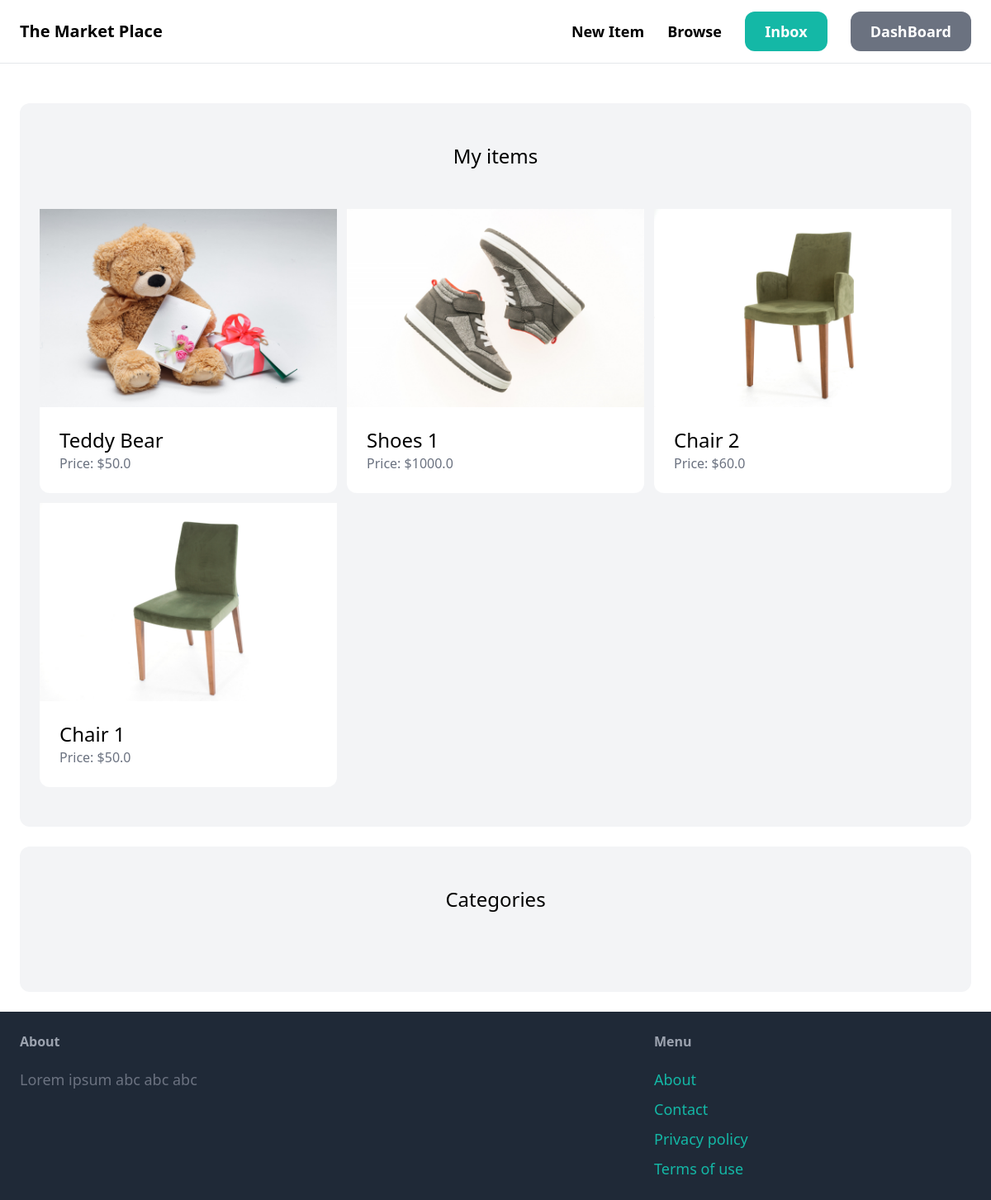
The page /dashboard/ (signed in) on the database its author committed.
### items/models.py (models this page shows, shortened)
class Item(models.Model):
    category =models.ForeignKey(Category,related_name='items',on_delete=models.CASCADE)
    name = models.CharField(max_length=255)
    description = models.TextField(blank=True,null=True)
    price=models.FloatField()
    image=models.ImageField(upload_to='item_images',blank=True,null=True)
    is_sold=models.BooleanField(default=False)
    created_by=models.ForeignKey(User,related_name='items',on_delete=models.CASCADE )
    created_at=models.DateTimeField(auto_now_add=True)

### dashboard/views.py (the view)
# urls.py: path('',views.index,name='index'),
@login_required
def index(request):
    items=Item.objects.filter(created_by=request.user)
    return render(request, 'dashboard/index.html', {
        'items': items,
    })

### dashboard/templates/dashboard/index.html (shortened to what this page needs)
{% extends "core/base.html" %}
{% block content %}
  <div class="mt-6 px-6 py-12 bg-gray-100 rounded-xl">
    <h2 class= "mb-12 text-2xl text-center">My items</h2>
    <div class ="grid grid-cols-3 gap-3">
        {% for item in items %}
           <div>
                <a href="{% url 'items:detail' item.id %}">
                    <div>
                        <img src="{{ item.image.url}}" class"rounded-t-xl">
                    </div>
                    <div class ="p-6 bg-white rounded-b-xl">
                        <h2 class ="text-2xl">{{item.name}}</h2>
                        <p class="text-gray-500">Price: ${{item.price}}</p>
                    </div>
                </a>
           </div>
            {% endfor %}
    </div>
  </div>
  <div class="mt-6 px-6 py-12 bg-gray-100 rounded-xl">
    <h2 class= "mb-12 text-2xl text-center">Categories</h2>
  </div>
{% endblock %}

### rows shown on the page
Item: image (picture), name "Teddy Bear", price "50.0"
Item: image (picture), name "Shoes 1", price "1000.0"
Item: image (picture), name "Chair 2", price "60.0"
Item: image (picture), name "Chair 1", price "50.0"
